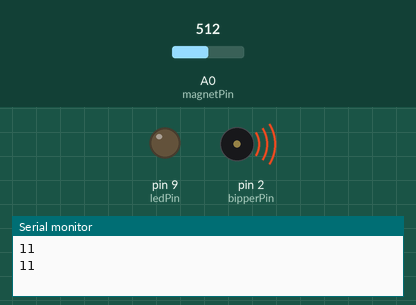
The sketch below on a simulated Arduino Uno, built with avr-gcc and run on an emulated ATmega328P. On the bench: output pins drawn as LEDs (lit = HIGH), buzzer (waves = sounding), the last lines printed to the serial monitor. Inputs (shaded band) come from the test bench; at power-on: A0 (magnetPin) = 512.

Above: at 2.8 s.
2.9 s: A0 (magnetPin) set to 11
At 3.6 s:
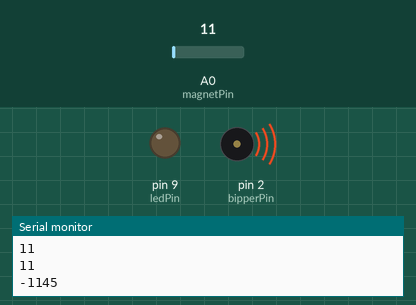
4.4 s: A0 (magnetPin) set to 8
At 5.3 s:
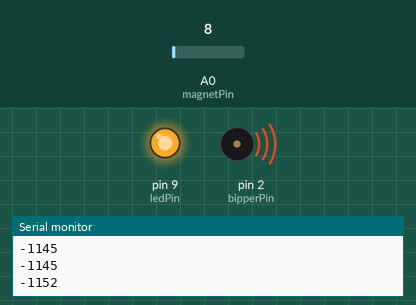
Timing chart, 0 to 7.4 s (numbered marks = the images above; inputs shaded):
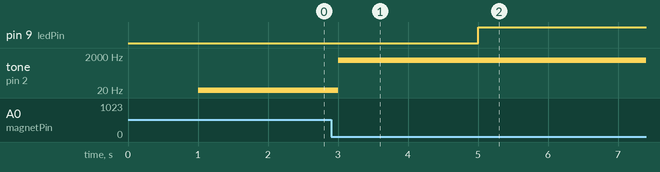

The sketch:

MagneticHotCold.ino
```cpp
int sensor = 0;
int freq = 0;
const int bipperPin = 2;
const int magnetPin = 0;
const int ledPin = 9;


void setup() {
  //start serial connection
  Serial.begin(9600);
  //configure pin2 as an input and enable the internal pull-up resistor
  pinMode(magnetPin, INPUT);
  pinMode(bipperPin, OUTPUT);
  pinMode(ledPin, OUTPUT);
  digitalWrite(ledPin, LOW);
}
unsigned long previousMillis = 0;
int del = 1000;
void loop() {
  unsigned long currentMillis = millis();

  if(currentMillis - previousMillis >= del)
  {
    previousMillis = currentMillis;
    sensor = analogRead(magnetPin);
    freq = map(sensor,507,940,0,1000);
    Serial.println(freq);
    if(abs(freq)<=5) noTone(bipperPin);
    else myTone(bipperPin, abs(freq));
    if(abs(freq)>=1150) digitalWrite(ledPin, HIGH);
  }

}

void myTone(int pin, int freq){
  tone(pin, freq);
}
/*

void noTone(pin){

}*/
```

Measured:
- the behaviour switches between 10 and 9 on A0 (magnetPin) (found by bisection; images 1 and 2)
- after the input at 2.9 s, tone on pin 2 (bipperPin): 11 Hz → 1145 Hz after 0.10 s
- after the input at 4.4 s, pin 9 (ledPin): LOW → HIGH after 0.60 s; tone on pin 2 (bipperPin): 1145 Hz → 1152 Hz after 0.60 s
